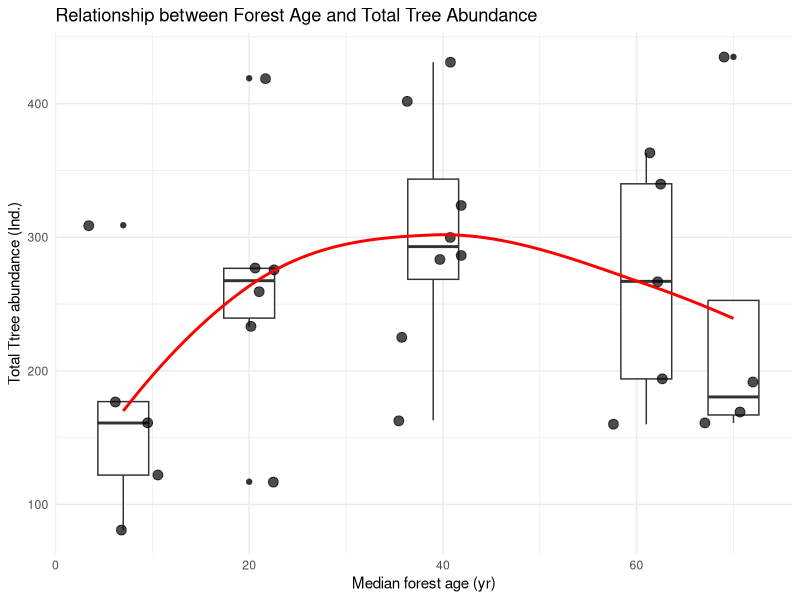

Source code (R): (Note: this script raises an error after producing the figure.)
## ---- chunk 1
### Your R code is here

# Load library
library(ggplot2)

# Load data and  the column names of ed2.csv and the row names of ed1 
df_1 <- read.csv("data/Abbas_2019_TableS4_ed1.csv",row.names = 1)
df_2 <- read.csv("data/Abbas_2019_TableS4_ed2.csv", row.names = 1)

# Check the structure of the dataframes
head(df_1)
head(df_2)
## ---- chunk 2
# Calculate the total abundance of the dominant trss type
total_abundance <- colSums(df_2)

# Verify whether the IDs match and Plot
if (all(names(total_abundance) == rownames(df_1))) {
  
  # Create the data for plotting, combining the age and the total abundance
  plot_data <- data.frame(
    Age = df_1$AGE_MEDIAN, 
    Abundance = as.numeric(total_abundance)
  )
  
  # Plot the data with boxplot + jitter plot with a trend line
   ggplot(plot_data, aes(x = Age, y = Abundance)) +
    geom_boxplot(aes(group = Age), outliner = FALSE) +
    geom_jitter(size = 3, alpha = 0.7) +
    geom_smooth(method = "loess", se = FALSE, color = "red") + 
    labs(
      title = "Relationship between Forest Age and Total Tree Abundance",
      x = "Median forest age (yr)",
      y = "Total Ttree abundance (Ind.)"
    ) +
    theme_minimal() 

} else {
  stop("The Plot IDs in the two files do not match!")
}
## ---- chunk 3
### Your R code is here
# Load abundance data
d_tree <- read.csv("data/Abbas_2019_TableS4_ed2.csv", row.names = 1)

# Convert the data to "compositional data" (relative abundance, %, data)
d_tree_rel_temp <- apply(d_tree, 2, function(x) x/sum(x))

# Transpose the dataframe
d_tree_final <- as.data.frame(t(d_tree_rel_temp))

head(d_tree_final)
## ---- chunk 4
# Load metadata
df_meta <- read.csv("data/Abbas_2019_TableS4_ed1.csv")

# Set random seed for reproducibility
set.seed(42)

# Do PCA
pca_tree <- prcomp(d_tree_final, center = FALSE, scale = FALSE)

# Display the summary of PCA results
summary(pca_tree)
## ---- chunk 5
library(ggsci)

# Get PCA scores
pca_df <- as.data.frame(pca_tree$x)

# Add age information
pca_df$AGE_MEDIAN <- df_1$AGE_MEDIAN

# Convert AGE_MEDIAN to factor for discrete coloring and shaping
pca_df$AGE_MEDIAN <- as.factor(pca_df$AGE_MEDIAN)

pca_df %>% 
  ggplot(aes(x = PC1, y = PC2, color = AGE_MEDIAN, shape = AGE_MEDIAN)) +
  geom_point(size = 3, alpha = 0.8) +
  ggsci::scale_color_nejm() + 
  scale_shape_manual(values = c(15, 16, 17, 18, 19, 8))
  labs(
    title = "PCA of Tree Community Composition",
    x = "PC1 (49.7%)", 
    y = "PC2 (18.8%)",
    color = "AGE_MEDIAN",
    shape = "AGE_MEDIAN"
  ) +
  theme_minimal() +
  NULL
## ---- chunk 6
### Your R code is here
### XXXXX
# Load library
library(vegan)

# Set random seed
set.seed(42) 

# Do NMDS
nmds_tree <- metaMDS(d_tree_final, # data
                    distance = "bray", # Use Bray-Curtis dissimilarity
                    k = 2) # The number of dimensions
## ---- chunk 7
# Add age information
plot_df <- as.data.frame(nmds_tree$points)
plot_df$AGE_MEDIAN <- as.factor(df_1$AGE_MEDIAN)

# Visualize the result using ggplots
plot_df %>%
   ggplot(aes(x = MDS1, y = MDS2, 
              color = AGE_MEDIAN,
              shape = AGE_MEDIAN)) +
      geom_point(size = 3, alpha = 0.8) + 
      ggsci::scale_color_nejm() + 
  scale_shape_manual(values = c(15, 16, 17, 18, 19, 8)) +
      labs(
         x = "Axis 1", 
         y = "Axis 2",
         title = "NMDS of Tree Community",
         color = "AGE_MEDIAN",
         shape = "AGE_MEDIAN"
      ) +
      theme_minimal() +
  NULL
